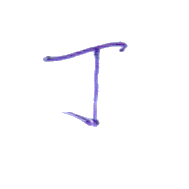
#> input picture handwrite/1/database/base_1_17_1.bmp, 189 x 189 px; its folder holds only this picture in this run
$ python week4_processall.py
#> lines starting #> are read from the running program, lines starting #| are printed output that depends on the picture; after the words box and inside, x2 and y2 are one past the last pixel; in counts of white or black regions, pixels touching at a corner belong together
### week4_final.py
from PIL import Image
import numpy as np
import matplotlib.pyplot as plt
import os
import cv2
from matplotlib.widgets import Slider

def extract_strokes(image_path, verbose=False):
    """從圖片中提取筆劃"""
#> called with image_path = 'handwrite/1/database/base_1_17_1.bmp', verbose = False
    # 開啟圖片並轉灰階
    img = Image.open(image_path).convert('RGB')
#> img is the input picture: PIL image 189x189 RGB; mean R, G, B 252.1, 251.8, 253.7
    np_img = np.array(img)

    # RGB -> Grayscale
    Y = 0.299 * np_img[:, :, 0] + 0.587 * np_img[:, :, 1] + 0.114 * np_img[:, :, 2]
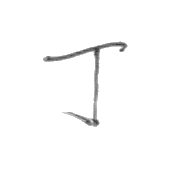
#> Y: shape (189, 189) float64; min 48.86, max 255, mean 252.1
    binary_img = (Y > 220).astype(np.uint8) * 255  # 字跡 = 黑 (0), 背景 = 白 (255)
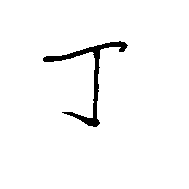
#> binary_img: shape (189, 189); 97.3% white; 1 black region, box (x1, y1, x2, y2) and area: (43, 41, 128, 127) 951

    # 把黑色 (0) 當作筆跡
    stroke_mask = (binary_img == 0).astype(np.uint8)

    if verbose:
        plt.figure(figsize=(8, 8))
        plt.imshow(stroke_mask, cmap='gray')
        plt.title('提取的筆劃')
        plt.show()

    return stroke_mask

def detect_edges(stroke_mask):
    """偵測筆劃的邊緣，使用直接的輪廓檢測方法"""
    # 確保輸入是 uint8 格式
    stroke_mask_uint8 = (stroke_mask * 255).astype(np.uint8)
#> stroke_mask_uint8: shape (189, 189); 2.7% white; 1 white region

    # 使用 findContours 直接檢測輪廓
    contours, hierarchy = cv2.findContours(stroke_mask_uint8, cv2.RETR_TREE, cv2.CHAIN_APPROX_NONE)
#> contours = 1 contour; box (x1, y1, x2, y2) and area: (43, 41, 128, 127) 761

    # 創建一個空白圖像來畫輪廓
    edges = np.zeros_like(stroke_mask, dtype=np.uint8)

    # 畫出所有輪廓的邊緣
    for i, contour in enumerate(contours):
        # 檢查輪廓面積，過濾太小的輪廓
        area = cv2.contourArea(contour)
        if area > 10:  # 只保留面積大於10的輪廓
            # 只畫輪廓邊緣，不填充
            cv2.drawContours(edges, [contour], -1, 1, thickness=1)
#> this loop made 1 pass
#> area on pass 1: 761
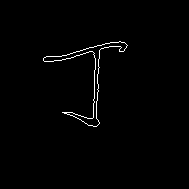
#> edges: shape (189, 189); values 0 (black) and 1 (white), 1.1% white in thin lines or dots, all inside (x1, y1, x2, y2) = (43, 41, 128, 127)

    return edges

def clock_wise_edge_numbering(edges):
    """按順時針方式給邊緣像素編號（可跨已處理點，直到無路可走才結束）"""
    h, w = edges.shape
#> h = 189; w = 189
    numbered_edges = np.zeros_like(edges, dtype=np.int32)
    edge_points = np.where(edges > 0)
#> edge_points = 377 positions, rows 41 to 126, columns 43 to 127
    edge_coords = list(zip(edge_points[0], edge_points[1]))
#> edge_coords = 377 pairs, first value 41 to 126, second value 43 to 127
    total_edge_points = len(edge_coords)
#> total_edge_points = 377
    counter = 1
    directions = [(0, 1), (1, 1), (1, 0), (1, -1), (0, -1), (-1, -1), (-1, 0), (-1, 1)]
    # print(f"找到 {total_edge_points} 個邊緣點需要編號")
    processed = set()
    while len(processed) < total_edge_points:
        # 找到最左上角還沒走過的邊緣點作為起點
        start_point = None
        for y in range(h):
            for x in range(w):
                if edges[y, x] > 0 and (y, x) not in processed:
                    start_point = (y, x)
                    break
            if start_point:
                break
        if not start_point:
            # print("所有點已處理完畢")
            break
        # print(f"開始處理新的筆劃，起點：{start_point}，當前已處理 {len(processed)}/{total_edge_points} 個點")
        current = start_point
        current_stroke_points = [current]
        numbered_edges[current[0], current[1]] = counter
        counter += 1
        processed.add(current)
        current_direction = 0  # 右
        max_iterations = total_edge_points * 4
        iteration_count = 0
        while iteration_count < max_iterations:
            iteration_count += 1
            found_next = False
            # 先找未處理過的點
            for i in range(8):
                search_direction = (current_direction + i) % 8
                dy, dx = directions[search_direction]
                next_y, next_x = current[0] + dy, current[1] + dx
                next_point = (next_y, next_x)
                if (0 <= next_y < h and 0 <= next_x < w and edges[next_y, next_x] > 0 and next_point not in processed):
                    current = next_point
                    numbered_edges[current[0], current[1]] = counter
                    counter += 1
                    current_stroke_points.append(current)
                    processed.add(current)
                    current_direction = (search_direction + 4 + 2) % 8
                    found_next = True
                    # 如果回到起點且已經繞過2個點以上，結束
                    if current == start_point and len(current_stroke_points) > 2:
                        # print(f"  回到起點，結束當前筆劃繞行")
                        break
                    else:
                        break
            if found_next:
                continue
            # 如果沒找到未處理點，允許走已處理過但不是起點的點
            for i in range(8):
                search_direction = (current_direction + i) % 8
                dy, dx = directions[search_direction]
                next_y, next_x = current[0] + dy, current[1] + dx
                next_point = (next_y, next_x)
                if (0 <= next_y < h and 0 <= next_x < w and edges[next_y, next_x] > 0 and next_point != start_point):
                    current = next_point
                    current_stroke_points.append(current)
                    current_direction = (search_direction + 4 + 2) % 8
                    found_next = True
                    break
            # 如果還是沒找到，或回到起點且已經繞過2個點以上，才結束
            if not found_next or (current == start_point and len(current_stroke_points) > 2):
                break
#> this loop made 1 pass
#> max_iterations on pass 1: 1508
#> numbered_edges: shape (189, 189) int32; 378 distinct labels, from 0 to 377
#> after the loop, counter = 378; processed = 377 items
        # print(f"完成一個筆劃的處理，共標記了 {len(current_stroke_points)} 個點，剩餘 {total_edge_points - len(processed)} 個點未處理")
    # print(f"編號完成，總共標記了 {counter-1} 個點")
    return numbered_edges

# [114 lines left out: functions visualize_numbered_edges, visualize_with_slider, process_images, not called in this run]

# [2 lines that do not run on import are left out]

### week4_processall.py
import os
import numpy as np
from PIL import Image
import matplotlib.pyplot as plt
import matplotlib.cm as cm
from week4_final import extract_strokes, detect_edges, clock_wise_edge_numbering

def save_color_path_and_edge(stroke_mask, numbered_edges, edges, save_dir, image_name):
    """
    儲存彩色繞行圖與邊緣圖
    """
#> called with image_name = 'base_1_17_1'
    # 彩色繞行圖
    max_num = np.max(numbered_edges)
#> max_num = 377
    cmap = cm.get_cmap('jet', max_num if max_num > 0 else 1)
    color_img = np.stack([stroke_mask * 255] * 3, axis=-1).astype(np.uint8)
    for i in range(1, max_num + 1):
        points = np.where(numbered_edges == i)
        if len(points[0]) > 0:
            color = (np.array(cmap(i / max_num)[:3]) * 255).astype(np.uint8)
            for y, x in zip(points[0], points[1]):
                color_img[y, x] = color
#> this loop made 377 passes
#> (points, color) on passes 1 to 12: (([41], [119]), [0, 0, 130]), (([41], [120]), [0, 0, 133]), (([42], [121]), [0, 0, 136]), (([42], [122]), [0, 0, 139]), (([42], [123]), [0, 0, 142]), (([42], [124]), [0, 0, 145]), (([43], [125]), [0, 0, 149]), (([44], [126]), [0, 0, 152]), (([45], [127]), [0, 0, 155]), (([46], [126]), [0, 0, 158]), (([47], [126]), [0, 0, 161]), (([48], [125]), [0, 0, 164])
#> color on passes 61 to 66: [0, 37, 255], [0, 40, 255], [0, 43, 255], [0, 46, 255], [0, 48, 255], [0, 51, 255]
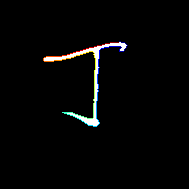
#> color_img: shape (189, 189, 3); mean of channels 0, 1, 2 5.4, 5.5, 5.3; drawn as R, G, B
    color_img_pil = Image.fromarray(color_img)
    color_img_pil.save(os.path.join(save_dir, f'{image_name}_colorpath.png'))
    # 邊緣圖
    edge_img = (edges * 255).astype(np.uint8)
    edge_img_pil = Image.fromarray(edge_img)
    edge_img_pil.save(os.path.join(save_dir, f'{image_name}_edge.png'))

def process_and_save_all():
    base_dir = 'handwrite'
    verify_dir = os.path.join(base_dir, 'handwrite_verification')
    os.makedirs(verify_dir, exist_ok=True)
    for digit in range(1, 10):
        for subfolder in ['database', 'testcase']:
            src_dir = os.path.join(base_dir, str(digit), subfolder)
            if not os.path.exists(src_dir):
                continue
            save_digit_dir = os.path.join(verify_dir, str(digit), subfolder)
            os.makedirs(save_digit_dir, exist_ok=True)
            bmp_files = sorted([f for f in os.listdir(src_dir) if f.endswith('.bmp')])[:5]
            for fname in bmp_files:
                img_path = os.path.join(src_dir, fname)
                # 1. 提取筆劃
                stroke_mask = extract_strokes(img_path)
                # 2. 邊緣
                edges = detect_edges(stroke_mask)
                # 3. 繞行編號
                numbered_edges = clock_wise_edge_numbering(edges)
                # 4. 儲存彩色繞行圖與邊緣圖
                image_name = os.path.splitext(fname)[0]
                save_color_path_and_edge(stroke_mask, numbered_edges, edges, save_digit_dir, image_name)
        print(f"handwrite/{digit} 資料夾處理完成")

def process_and_save_all_numbered_edges():
    all_numbered_edges = {}
    base_dir = 'handwrite'
    for digit in range(1, 10):
        all_numbered_edges[str(digit)] = {}
        for subfolder in ['database', 'testcase']:
            src_dir = os.path.join(base_dir, str(digit), subfolder)
            if not os.path.exists(src_dir):
                continue
            all_numbered_edges[str(digit)][subfolder] = {}
            bmp_files = sorted([f for f in os.listdir(src_dir) if f.endswith('.bmp')])
            for fname in bmp_files:
                img_path = os.path.join(src_dir, fname)
                stroke_mask = extract_strokes(img_path)
                edges = detect_edges(stroke_mask)
                numbered_edges = clock_wise_edge_numbering(edges)
                key = os.path.splitext(fname)[0]
                all_numbered_edges[str(digit)][subfolder][key] = numbered_edges
        print(f"handwrite/{digit} 資料夾繞行編號處理完成")
    np.savez('all_numbered_edges.npz', **all_numbered_edges)
    print("所有字的繞行編號已儲存到 all_numbered_edges.npz")

if __name__ == "__main__":
    process_and_save_all()
    process_and_save_all_numbered_edges()
